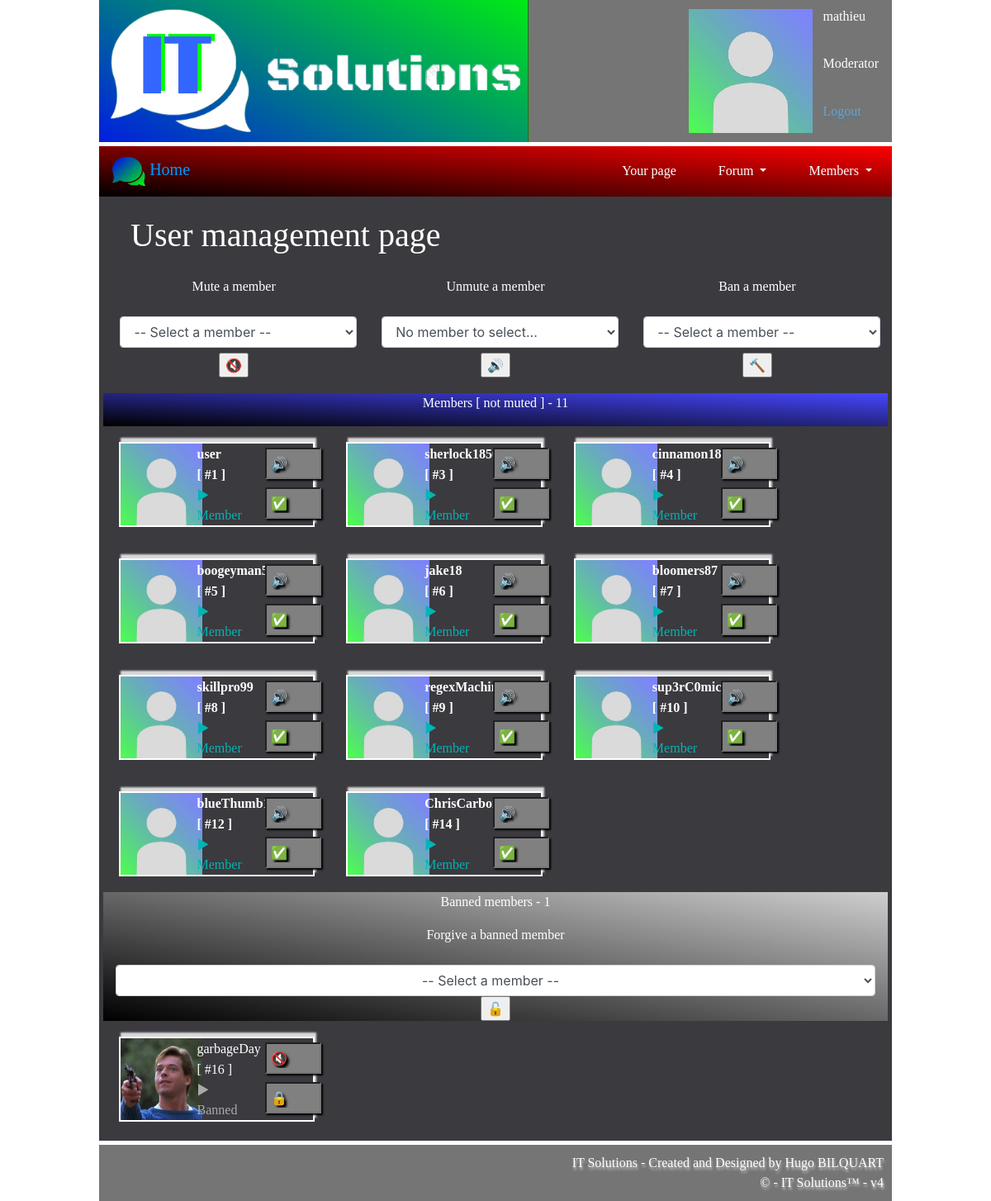
Page /index.php?page=userManagement (signed in) on the committed database.
### tables this page shows
CREATE TABLE `users` (
	`id`	INTEGER NOT NULL PRIMARY KEY AUTOINCREMENT,
	`name`	TEXT NOT NULL,
	`password`	TEXT NOT NULL,
	`email`	TEXT NOT NULL,
	`role`	INTEGER NOT NULL DEFAULT 1,
	`profile_pic`	TEXT NOT NULL,
	`country`	TEXT,
	`birth_date`	TEXT,
	`biography`	TEXT,
	`signature`	TEXT,
	`registration_date`	DATETIME NOT NULL,
	`isMuted`	INTEGER NOT NULL DEFAULT 0
);

### userManagement.php (the view, shortened to what this page needs)
<div class="col-md-12">
	<?php
		if($_SESSION) {
			if ($_SESSION['role'] > 1) {
				echo '<h1 class="page_name">User management page</h1>';
			}
			else {
				echo "<script type='text/javascript'> window.location = 'index.php?page=home'; </script>";
			}
		}
		else {
			echo "<script type='text/javascript'> window.location = 'index.php?page=home'; </script>";
		}
		$request_members = $connex_PDO->query("SELECT id,name,role,profile_pic,isMuted FROM users WHERE role=1 AND isMuted = 0");
		$members = $request_members->fetchAll();
		$request_banned = $connex_PDO->query("SELECT id,name,role,profile_pic,isMuted FROM users WHERE role=0");
		$banned = $request_banned->fetchAll();
		$nbMember = count($members);
		$nbBanned = count($banned);
	?>
</div>
<div class="col-md-12 user-action-area">
	<form method="POST">
		<div class="row">
			<div class="col-sm-4 userAction">
				<p><label for="muteMember">Mute a member</label></p>
				<select name="memberToMute" id="muteMember" class="form-control">
					<input type="submit" name="userAction" value="🔇" title="Mute selected member">
				</select>
			</div>
			<div class="col-sm-4 userAction">
				<p><label for="unmuteMember">Unmute a member</label></p>
				<select name="memberToUnmute" id="unmuteMember" class="form-control">
				</select>
				<input type="submit" name="userAction" value="🔊" >
			</div>
			<div class="col-sm-4 userAction">
				<p><label for="banMember">Ban a member</label></p>
				<select name="memberToBan" id="banMember" class="form-control">
				</select>
				<input type="submit" name="userAction" value="🔨">
			</div>
		</div>
	</form>
</div>
<br/>
<div class="col-md-12 text-center" id="memberPart">
	<p>Members [ not muted ] - <?php echo $nbMember; ?></p>
</div>
<div class="col-md-12">
	<div class="row">
		<?php
			if(!empty($members)) {
				foreach ($members as $key => $value) {
					?>
						<div class="col-sm-3 userManagement_user" data-id="<?php echo $members[$key]['id'];  ?>">
							<div class="row">
								<div class="col-4">
									<img class="userManagement_pp" src="<?php echo $members[$key]['profile_pic']; ?>" alt="<?php echo $members[$key]['profile_pic']; ?>">
								</div>
								<div class="col-4">
									<a href="index.php?page=profile&user=<?php echo $members[$key]['name']; ?>" title="Profile page of <?php echo $members[$key]['name']; ?>">
										<span><?php echo $members[$key]['name']; ?> <br/>[ #<?php echo $members[$key]['id']; ?> ]</span>
									</a>
									<li><span><?php echo roleINT_CHAR($members[$key]['role']); ?></span></li>
								</div>
								<div class="col-4 button-area">
									<?php
										if($members[$key]['isMuted'] == 0) {
											?>
											<input type="text" name="'.$id.'" value="🔊" title="User '.$id.' isn\'t muted" class="changeRoleButtonUser loginDone" size="1">
											<?php
										}
										else {
											?>
											<input type="text" name="'.$id.'" value="🔇" title="User '.$id.' is muted" class="changeRoleButtonUser loginFailed" size="1">
											<?php
										}
										?>
										<br/>
										<?php
										if($members[$key]['role'] == 0) {
											?>
											<input type="text" name="'.$id.'" value="🔒" title="User is banned" class="changeRoleButtonUser loginFailed" size="1">
											<?php
										}
										else {
											?>
											<input type="text" name="'.$id.'" value="✅" title="User isn\'t banned" class="changeRoleButtonUser loginDone" size="1">
											<?php
										}
									?>
								</div>
							</div>
						</div>
					<?php
				}
			}
		?>
	</div>
</div>
<?php
if($nbBanned > 0) {
?>
<div class="col-md-12 text-center" id="bannedPart">
	<p>Banned members - <?php echo $nbBanned; ?></p>
	<form method="POST">
		<p><label for="forgiveBanned">Forgive a banned member</label></p>
		<select name="memberToForgive" id="forgiveBanned" class="form-control userAction">
		</select>
		<input type="submit" name="userAction" value="🔓">
	</form>
</div>
<div class="col-md-12">
	<div class="row">
		<?php
			foreach ($banned as $key => $value) {
				?>
					<div class="col-sm-3 userManagement_user banned" data-id="<?php echo $banned[$key]['id'];  ?>">
						<div class="row">
							<div class="col-4">
								<img class="userManagement_pp" src="<?php echo $banned[$key]['profile_pic']; ?>" alt="<?php echo $banned[$key]['profile_pic']; ?>">
							</div>
							<div class="col-4">
								<span><?php echo $banned[$key]['name']; ?> <br/>[ #<?php echo $banned[$key]['id']; ?> ]</span>
								<li><span>Banned</span></li>
							</div>
							<div class="col-4 button-area">
								<?php
									if($banned[$key]['isMuted'] == 0) {
										?>
										<input type="text" name="'.$id.'" value="🔊" title="User '.$id.' isn\'t muted" class="changeRoleButtonUser loginDone" size="1">
										<?php
									}
									else {
										?>
										<input type="text" name="'.$id.'" value="🔇" title="User '.$id.' is muted" class="changeRoleButtonUser loginFailed" size="1">
										<?php
									}
									?>
									<br/>
									<?php
									if($banned[$key]['role'] == 0) {
										?>
										<input type="text" name="'.$id.'" value="🔒" title="User is banned" class="changeRoleButtonUser loginFailed" size="1">
										<?php
									}
									else {
										?>
										<input type="text" name="'.$id.'" value="✅" title="User isn\'t banned" class="changeRoleButtonUser loginDone" size="1">
										<?php
									}
								?>
							</div>
						</div>
					</div>
				<?php
			}
		?>
	</div>
</div>
<?php
}
?>

### style/style.css (style rules this page uses)
body { background: url(../images/wallpaper_default.png); display: cover; font-family: index; color: white; margin: auto; }
h1,h2,h3,span,p,a { font-family: index; color: white; }
a { color: #83caf7; }
.loginDone { color: green; font-weight: bold; }
.loginFailed { color: red; font-weight: bold; }
.page_name { font-family: index; color: white; padding: 2%; }
div#memberPart { background: linear-gradient(to right top, black, #4747ff); }
div#bannedPart { background: linear-gradient(to right top, black, #cecece); }
.userManagement_user li, .moderator-user li { list-style-type: none; }
.userManagement_user li span { color: #00b5b5; }
.userManagement_user li::before { content: "▶ "; color: #00b5b5; }
.banned li span { color: darkgrey; }
.banned li::before { content: "▶ "; color: darkgrey; }
.userManagement_user { margin: 2%; border: solid white 2px; min-width: 10em; width: 30em; height: 10%; text-align: left; box-shadow: 2px -5px 2px rgba(255,255,255,0.8); }
.userManagement_user .button-area { text-align: right; }
.userManagement_user a span, .moderator-user a span { color: white; font-weight: bold; transition-property: color; transition-duration: 0.6s; }
img.userManagement_pp { height: 100%; position: absolute; left: 0; }
.changeRoleButtonUser { margin: 5px; padding: 5px; background-color: grey; text-shadow: 3px 3px 3px black; box-shadow: 2px 2px 2px black; }
.user-action-area { padding-bottom: 2%; }
.userAction { text-align: center; }
.userAction select { margin: 2%; }

### rows in the picture
users: profile_pic (placeholder picture), name "user", id "1", role "Member"
users: profile_pic (picture), name "sherlock1850", id "3", role "Member"
users: profile_pic (picture), name "cinnamon1818", id "4", role "Member"
users: profile_pic (picture), name "boogeyman50", id "5", role "Member"
users: profile_pic (picture), name "jake18", id "6", role "Member"
users: profile_pic (picture), name "bloomers87", id "7", role "Member"
users: profile_pic (picture), name "skillpro99", id "8", role "Member"
users: profile_pic (picture), name "regexMachine", id "9", role "Member"
users: profile_pic (picture), name "sup3rC0mic", id "10", role "Member"
users: profile_pic (picture), name "blueThumb10", id "12", role "Member"
users: profile_pic (picture), name "ChrisCarbon", id "14", role "Member"
users: profile_pic (picture), name "garbageDay", id "16"

### other values in the picture
$_SESSION["userName"] "mathieu"
roleStr($_SESSION['role']) "Moderator"
$nbMember "11"
$nbBanned "1"
